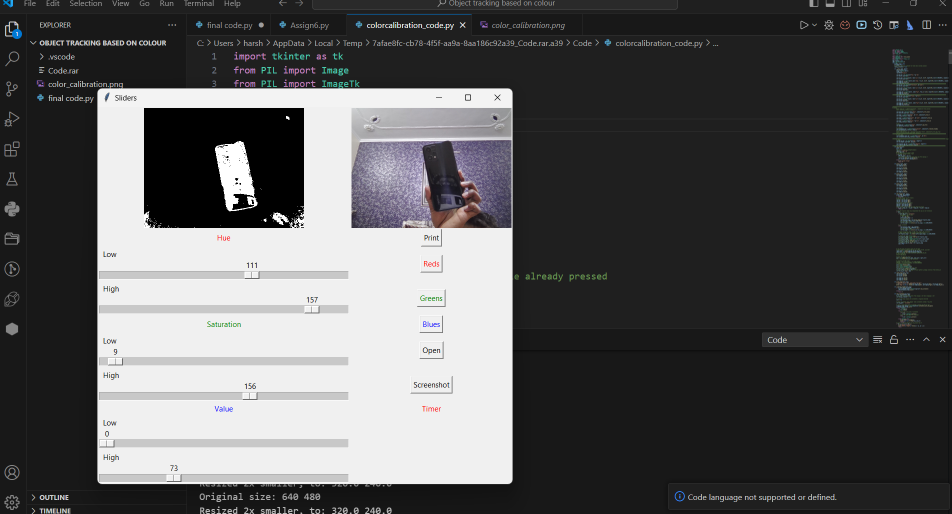
#> input picture Color_Calibration____.png, 1903 x 1028 px, given in place of the camera (shown at 1/2 size)
$ python Object_Tracking.py
#> lines starting #> are read from the running program, lines starting #| are printed output that depends on the picture; after the words box and inside, x2 and y2 are one past the last pixel; in counts of white or black regions, pixels touching at a corner belong together
import cv2
import imutils
blackLower=(111,9,0)
blackUpper=(157,156,73)

camera=cv2.VideoCapture(0)

while True:
    (grabbed,frame)=camera.read()
#> frame is the input picture: shape (1028, 1903, 3); mean B, G, R 87.6, 87, 87
    frame=imutils.resize(frame,width=600)
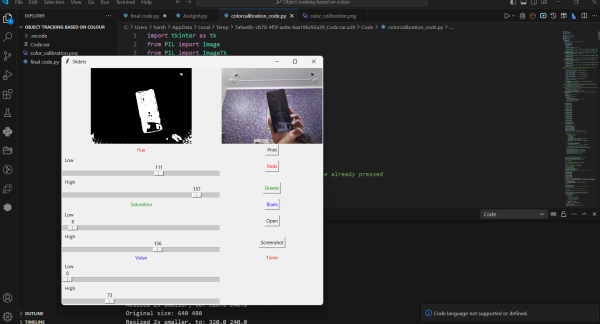
#> frame: shape (324, 600, 3); mean B, G, R 87.6, 87, 87
    blurred=cv2.GaussianBlur(frame,(11,11),0)
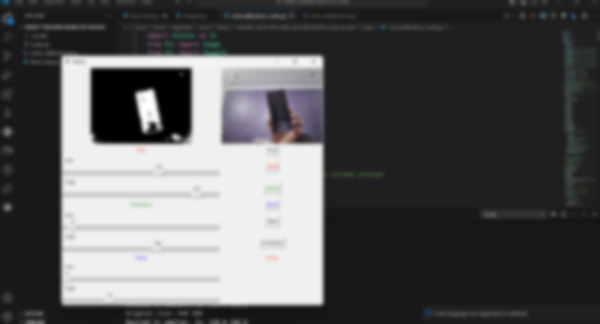
#> blurred: shape (324, 600, 3); mean B, G, R 87.6, 87, 87.1
    hsv=cv2.cvtColor(blurred,cv2.COLOR_BGR2HSV)
#> hsv: shape (324, 600, 3); mean H, S, V 13.7, 3.7, 87.9

    mask=cv2.inRange(hsv,blackLower,blackUpper)
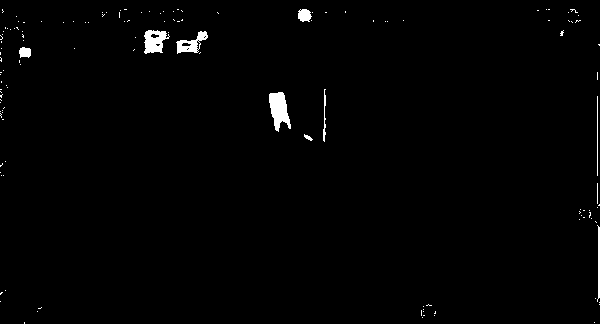
#> mask: shape (324, 600); 1.1% white; 135 white regions (125 under 20 px), largest, box (x1, y1, x2, y2) and area: (269, 92, 291, 132) 543, (144, 30, 170, 54) 400, (176, 31, 208, 54) 320
    mask=cv2.erode(mask,None,iterations=2)
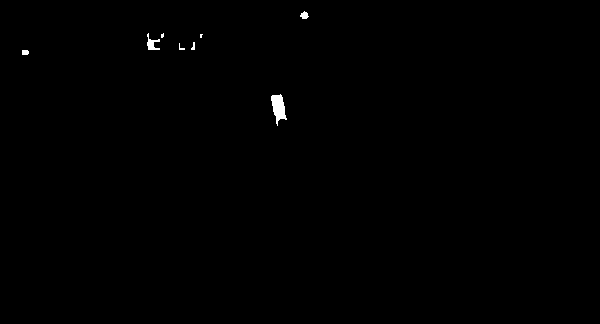
#> mask: shape (324, 600); 0.28% white; 8 white regions (3 under 20 px), largest, box (x1, y1, x2, y2) and area: (271, 94, 287, 126) 293, (147, 33, 160, 50) 103, (300, 11, 309, 19) 47, (22, 50, 29, 55) 33, (191, 42, 195, 50) 21
    mask=cv2.dilate(mask,None,iterations=2)
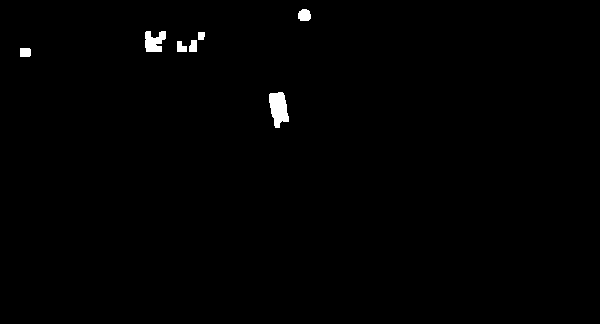
#> mask: shape (324, 600); 0.66% white; 7 white regions
    cnts=cv2.findContours(mask.copy(),cv2.RETR_EXTERNAL,cv2.CHAIN_APPROX_SIMPLE)[-2]
#> cnts = 7 contours; box (x1, y1, x2, y2) and area: (269, 92, 289, 128) 458, (145, 31, 166, 52) 274, (298, 9, 311, 21) 112, (20, 48, 31, 57) 79, (189, 40, 197, 52) 67, (177, 41, 187, 52) 66, (198, 32, 205, 40) 40

    center=None
    if len(cnts)>0:
        c=max(cnts,key=cv2.contourArea)
#> c = contour of 32 points, box (x1, y1, x2, y2) (269, 92, 289, 128), area 458
        ((x,y),radius)=cv2.minEnclosingCircle(c)
#> x = 277.4; y = 109.3; radius = 17.88
        M=cv2.moments(c)
#> M = moments, m00 458, centre m10/m00, m01/m00 = (278.2, 107.9)
        center=(int(M["m10"]/M["m00"]),int(M["m01"]/M["m00"]))
#> center = (278, 107)

        if radius>10:
            cv2.circle(frame,(int(x),int(y)),int(radius),(0,255,255),2)
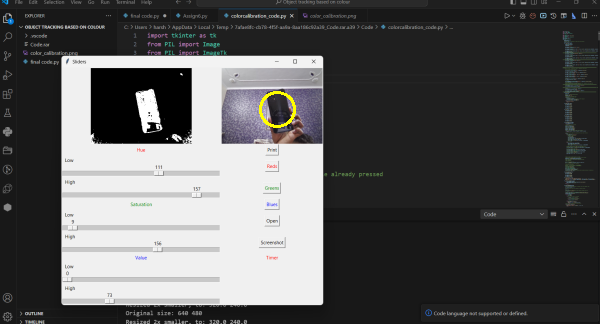
#> frame: shape (324, 600, 3); 0.17% of pixels changed, all inside (x1, y1, x2, y2) = (259, 91, 296, 128)

            cv2.circle(frame,center,5,(0,0,255),-1)
#> frame: shape (324, 600, 3); 0.04% of pixels changed, all inside (x1, y1, x2, y2) = (273, 102, 284, 113)
            if radius>250:
                print("Stop")
            else:
                if (center[0]<150):
                    print("Left")
                elif (center[0]>450):
                    print("Right")
                elif (radius<250):
                    print("Front")
                else:
                    print("Stop")
    cv2.imshow("Frame",frame)
    key=cv2.waitKey(1)&0xff
#> (key q is pressed here)
    if key==ord("q"):
        break
camera.release()
cv2.destroyAllWindows()
